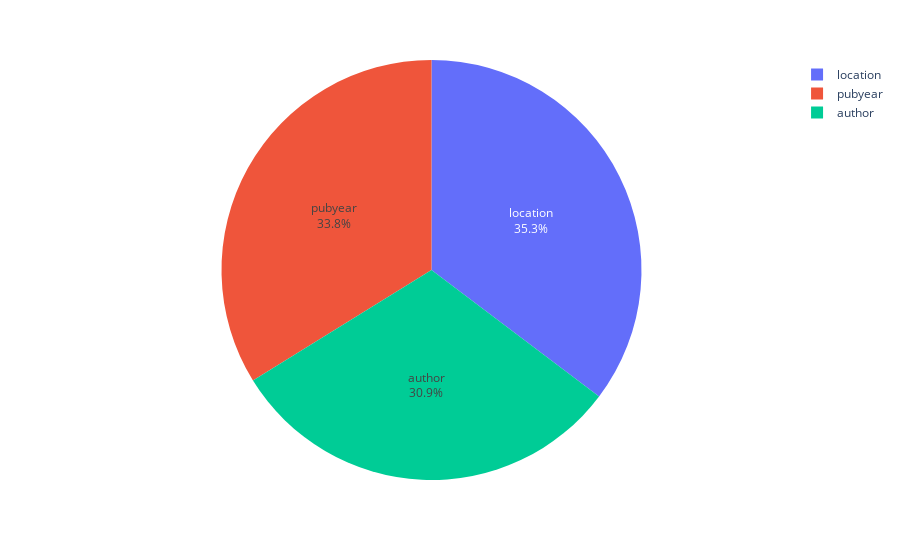

The notebook cell this image was saved under:
### Code cell
import plotly.express as px
fig = px.pie(bf, values='count', names='facet')
fig.update_traces(textposition='inside', textinfo='percent+label')
fig.show()

### Figure 1 — Plotly figure (JSON) as saved in the notebook; plotly's stock layout.template omitted (floating-point values rounded to 4 significant figures)
{"data": [{"domain": {"x": [0, 1], "y": [0, 1]}, "hoverlabel": {"namelength": 0}, "hovertemplate": "facet=%{label}<br>count=%{value}", "labels": [["location"], ["pubyear"], ["author"]], "legendgroup": "", "name": "", "showlegend": true, "textinfo": "percent+label", "textposition": "inside", "type": "pie", "values": [24, 23, 21]}], "layout": {"legend": {"tracegroupgap": 0}, "margin": {"t": 60}}}
